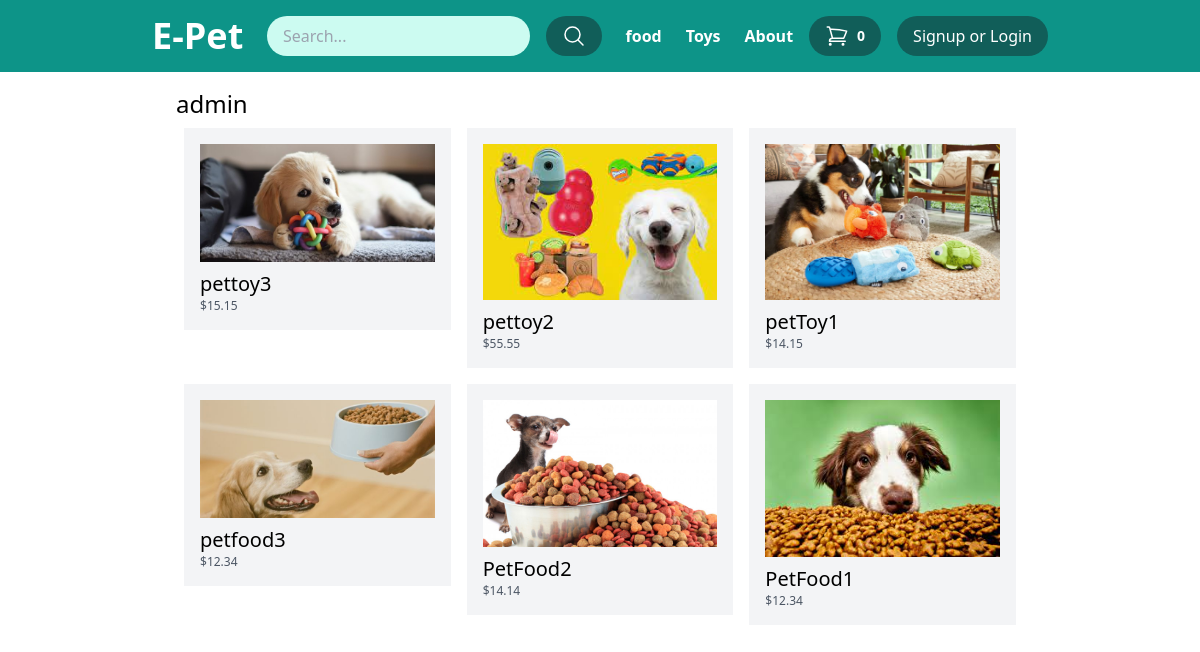
/vendors/1/, run on the app's committed database.
### store/models.py (models this page shows, shortened)
class Category(models.Model):
    title = models.CharField(max_length=50)
    slug = models.SlugField(max_length=50)
    class Meta:
        verbose_name_plural = 'Categories'

class Product(models.Model):
    DRAFT = 'draft'
    WAITING_APPROVAL = 'waitingapproval'
    ACTIVE = 'active'
    DELETED = 'deleted'
    STATUS_CHOICES = ((DRAFT, 'Draft'), (WAITING_APPROVAL,
                      'Waiting approval'), (ACTIVE, 'Active'), (DELETED, 'Deleted'),)
    user = models.ForeignKey(
        User, related_name='products', on_delete=models.CASCADE)
    category = models.ForeignKey(
        Category, related_name='products', on_delete=models.CASCADE)
    title = models.CharField(max_length=50)
    slug = models.SlugField(max_length=50)
    description = models.TextField(blank=True)
    price = models.IntegerField()
    image = models.ImageField(
        upload_to='uploads/product_images', blank=True, null=True)
    thumbnail = models.ImageField(
        upload_to='uploads/product_images/thumbnail', blank=True, null=True)
    created_at = models.DateTimeField(auto_now_add=True)
    updated_at = models.DateTimeField(auto_now=True)
    status = models.CharField(
        max_length=50, choices=STATUS_CHOICES, default=ACTIVE)
    class Meta:
        ordering = ('-created_at',)
    def get_display_price(self):
        return self.price/100

### userprofile/views.py (the view)
# urls.py: path('vendors/<int:pk>/', views.vendor_detail, name='vendor_detail'),
def vendor_detail(request, pk):
    user = User.objects.get(pk=pk)
    products = user.products.filter(status=Product.ACTIVE)
    return render(request, 'userprofile/vendor_detail.html', {'user': user, 'products': products})

### store/cart.py (called while the page is built)
    def __len__(self):
        return sum(item['quantity'] for item in self.cart.values())

### store/context_processors.py (called while the page is built)
def cart(request):
    return {'cart': Cart(request)}

### store/templatetags/menu.py (called while the page is built)
@register.inclusion_tag('core/menu.html')
def menu():
    categories = Category.objects.all()
    return{'categories': categories}

### userprofile/templates/userprofile/vendor_detail.html (shortened to what this page needs)
{% extends 'core/base.html' %}
{% block content %}
<h1 class="text-2xl">{% firstof user.get_full_name user.username %}</h1>
<div class="flex flex-wrap" >
    {% for product in products %}
    <div class="product w-1/3 p-2">
        <div class="p-4 bg-gray-100">
            <a href="{% url 'product_detail' product.category.slug product.slug %}">
                {% if product.image %}
                <div class="image mb-2" >
                    <img src="{{product.image.url}}" alt="Image of {{product.title}}">
                </div>
                {% endif %}
                <h2 class="text-xl">{{product.title}}</h2>
            <p class="text-xs text-gray-600 ">${{product.get_display_price}}</p>
            </a>
        </div>
    </div>
    {% endfor %}
</div>
{% endblock %}

### core/templates/core/base.html (shortened to what this page needs)
{% load menu %}
<!doctype html>
<html>
<head>
  <script src="https://cdn.tailwindcss.com"></script>
</head>
<body>
  <nav class="bg-teal-600 p-4">
    <div class="max-w-4xl mx-auto flex justify-between items-center">
        <div class="logo">
            <a href="/" class="text-4xl font-bold text-white">E-Pet</a>
        </div>
        <div class="search flex items-center">
            <form action="/search/" method="get" class="flex items-center space-x-4">
                <input type="search" placeholder="Search..." class="py-2 px-4 rounded-full bg-teal-100 text-teal-800" name="query">
                <button type="submit" class="py-2 px-4 bg-teal-800 text-white rounded-full hover:bg-teal-700 focus:ring focus:ring-teal-200">
                    <svg xmlns="http://www.w3.org/2000/svg" fill="none" viewBox="0 0 24 24" stroke-width="1.5" stroke="currentColor" class="w-6 h-6">
                        <path stroke-linecap="round" stroke-linejoin="round" d="M21 21l-5.197-5.197m0 0A7.5 7.5 0 105.196 5.196a7.5 7.5 0 0010.607 10.607z" />
                    </svg>
                </button>
            </form>
        </div>
        <div class="menu flex items-center space-x-4">
            {% menu %}
            <a href="{% url 'cart_view' %}" class="flex items-center space-x-2 bg-teal-800 text-white rounded-full py-2 px-4 hover:bg-teal-700 focus:ring focus:ring-teal-200">
                <span class="text-sm font-semibold">{{ cart|length }}</span>
            </a>
            {% if not request.user.is_authenticated %}
            <a href="{% url 'myaccount' %}" class="py-2 px-4 bg-teal-800 text-white rounded-full hover:bg-teal-700 focus:ring focus:ring-teal-200 sm:py-2 sm:px-4">Signup or Login</a>
            {% endif %}
        </div>
    </div>
</nav>
<div class="max-w-4xl mx-auto py-4 px-6"> {% block content %}
    {% endblock %}</div>
</body>
</html>

### core/templates/core/menu.html
<div class="flex space-x-6 text-white">
    {% for category in categories %}
    <a href="{% url 'category_detail' category.slug %}" class="text-white hover:text-teal-100 font-semibold">{{ category.title }}</a>
    {% endfor %}
    <a href="{% url 'about' %}" class="text-white hover:text-teal-100 font-semibold">About</a>
</div>

### data on the page
Category: title "food"
Category: title "Toys"
Product: image (picture), title "pettoy3", get_display_price "15.15"
Product: image (picture), title "pettoy2", get_display_price "55.55"
Product: image (picture), title "petToy1", get_display_price "14.15"
Product: image (picture), title "petfood3", get_display_price "12.34"
Product: image (picture), title "PetFood2", get_display_price "14.14"
Product: image (picture), title "PetFood1", get_display_price "12.34"

### other printed values
{{ cart|length }} "0"
